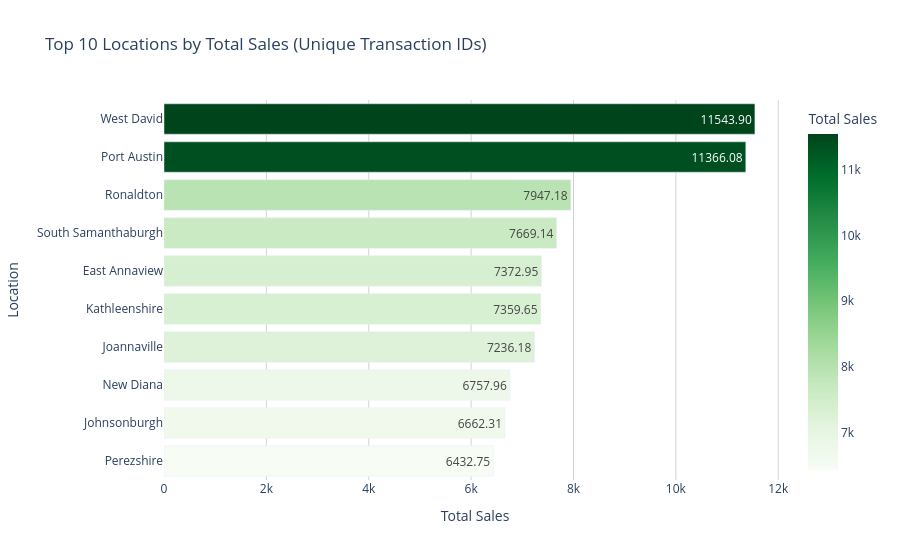

Notebook cell for this chart:
### Markdown cell above
# What drives their spending?

### Code cell
# Ensure the 'Amount' column is numeric
final_combined_dataset['Amount'] = pd.to_numeric(final_combined_dataset['Amount'], errors='coerce')

# Group by Location and TransactionID, then calculate the total sales by summing unique TransactionID amounts
unique_transaction_sales = final_combined_dataset.groupby(['Location', 'TransactionID']).agg({'Amount': 'sum'}).reset_index()

# Group by Location to get the total sales from unique TransactionIDs
location_sales = unique_transaction_sales.groupby('Location').agg({'Amount': 'sum'}).reset_index()

# Sort by Amount in descending order and take the top 10
top_10_sales = location_sales.sort_values('Amount', ascending=False).head(10)

# Round the Amount column to two decimal places
top_10_sales['Amount'] = top_10_sales['Amount'].round(2)

# Plotting the horizontal bar chart
fig = px.bar(
    top_10_sales,
    x='Amount',
    y='Location',
    orientation='h',  # Horizontal bars
    title="Top 10 Locations by Total Sales (Unique Transaction IDs)",
    labels={'Amount': 'Total Sales', 'Location': 'Location'},
    color='Amount',  # Color by total sales
    color_continuous_scale='Greens',  # Green color scale, darkest = highest sales
    text='Amount',  # Add sales amount as annotations on the bars
)

# Update layout to remove color from tooltip
fig.update_traces(
    hovertemplate='Location: %{y}<br>Sales: %{x:.2f}<extra></extra>',  # Display hover text with 2 decimal places
    texttemplate='%{text:.2f}'  # Format text annotations to 2 decimal places
)

# Update layout to reverse the y-axis to show the highest values at the top
fig.update_layout(
    plot_bgcolor='white',
    xaxis_title="Total Sales",
    yaxis_title="Location",
    yaxis=dict(
        autorange='reversed'  # Reversing the y-axis to show the highest sales at the top
    ),
    xaxis=dict(
        showgrid=True,  # Show gridlines on the x-axis
        gridcolor='lightgray'  # Set the grid color to light gray for better visibility
    ),
    showlegend=False,  # Hide the legend for a cleaner look
)

# Show the figure
fig.show()

### Figure 1 — Plotly figure (JSON) as saved in the notebook; plotly's stock layout.template omitted (floating-point values rounded to 4 significant figures)
{"data": [{"alignmentgroup": "True", "hovertemplate": "Location: %{y}<br>Sales: %{x:.2f}<extra></extra>", "legendgroup": "", "marker": {"color": [11540.0, 11370.0, 7947.0, 7669.0, 7373.0, 7360.0, 7236.0, 6758.0, 6662.0, 6433.0], "coloraxis": "coloraxis", "pattern": {"shape": ""}}, "name": "", "offsetgroup": "", "orientation": "h", "showlegend": false, "text": [11540.0, 11370.0, 7947.0, 7669.0, 7373.0, 7360.0, 7236.0, 6758.0, 6662.0, 6433.0], "textposition": "auto", "texttemplate": "%{text:.2f}", "type": "bar", "x": [11540.0, 11370.0, 7947.0, 7669.0, 7373.0, 7360.0, 7236.0, 6758.0, 6662.0, 6433.0], "xaxis": "x", "y": ["West David", "Port Austin", "Ronaldton", "South Samanthaburgh", "East Annaview", "Kathleenshire", "Joannaville", "New Diana", "Johnsonburgh", "Perezshire"], "yaxis": "y"}], "layout": {"autosize": true, "barmode": "relative", "coloraxis": {"colorbar": {"title": {"text": "Total Sales"}}, "colorscale": [[0, "rgb(247,252,245)"], [0.125, "rgb(229,245,224)"], [0.25, "rgb(199,233,192)"], [0.375, "rgb(161,217,155)"], [0.5, "rgb(116,196,118)"], [0.625, "rgb(65,171,93)"], [0.75, "rgb(35,139,69)"], [0.875, "rgb(0,109,44)"], [1, "rgb(0,68,27)"]]}, "legend": {"tracegroupgap": 0}, "plot_bgcolor": "white", "showlegend": false, "title": {"text": "Top 10 Locations by Total Sales (Unique Transaction IDs)"}, "xaxis": {"anchor": "y", "autorange": true, "domain": [0, 1], "gridcolor": "lightgray", "range": [0, 12150.0], "showgrid": true, "title": {"text": "Total Sales"}, "type": "linear"}, "yaxis": {"anchor": "x", "autorange": true, "domain": [0, 1], "range": [9.5, -0.5], "title": {"text": "Location"}, "type": "category"}}}
